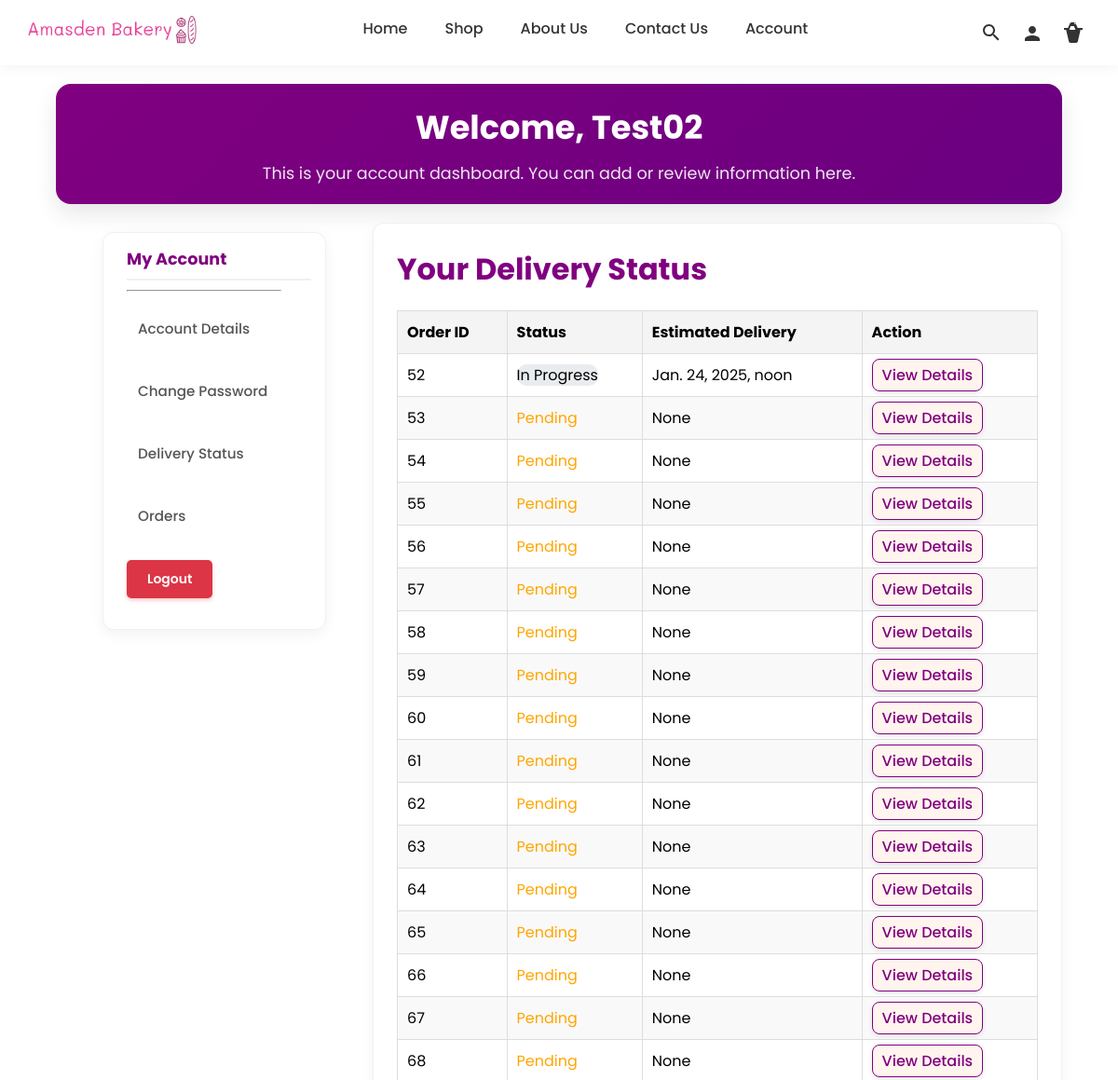
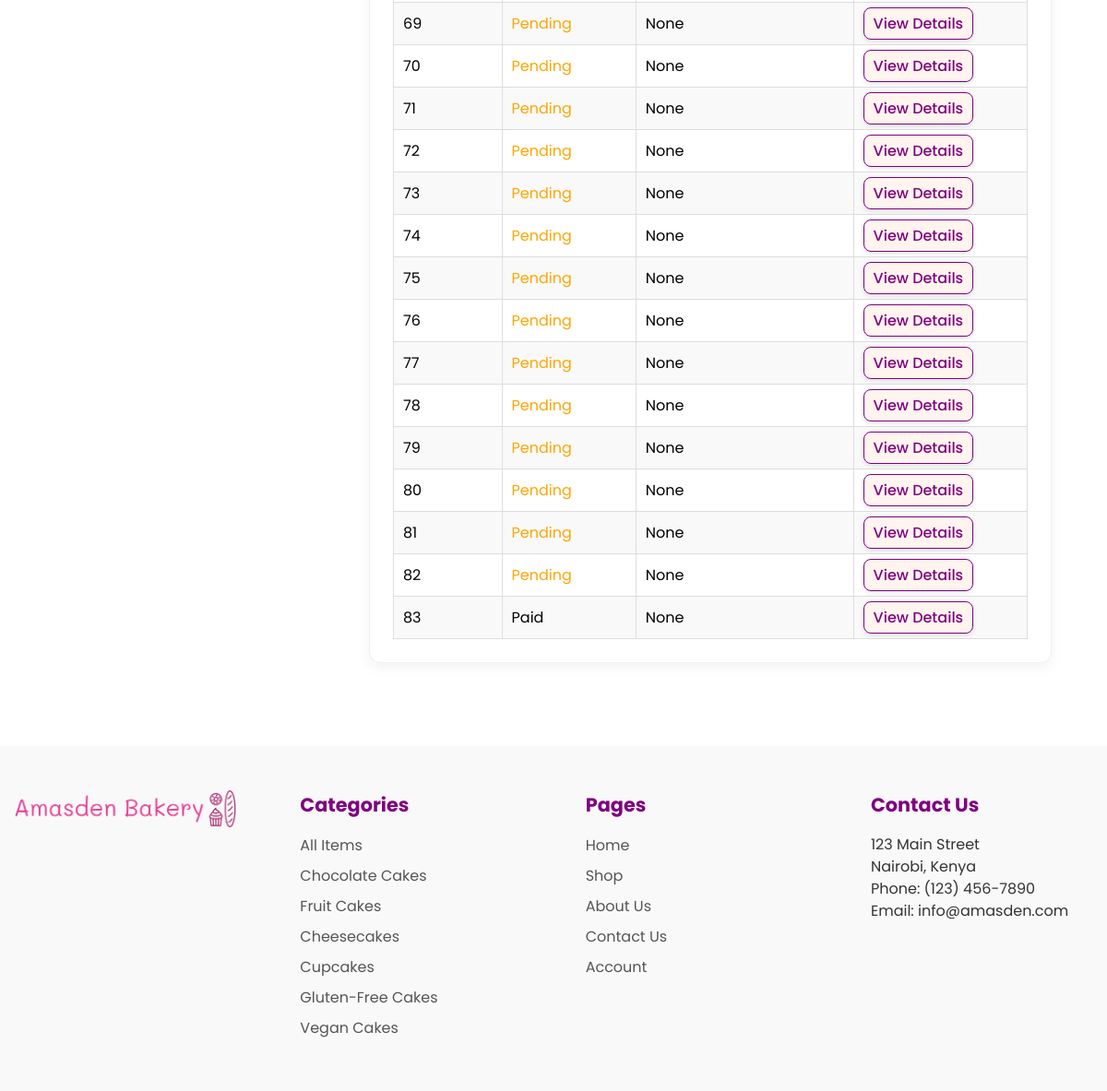
Screenshot of /user_dashboard/delivery_status/ (signed in) with the database file from the repository (2 pictures, top to bottom).
### bakery/models.py (models this page shows, shortened)
class Order(models.Model):
    STATUS_CHOICES = [
        ('Pending', 'Pending'),
        ('In Progress', 'In Progress'),
        ('Completed', 'Completed'),
        ('Cancelled', 'Cancelled'),
    ]
    PAYMENT_STATUS_CHOICES = [
        ('Pending', 'Pending'),
        ('Completed', 'Completed'),
        ('Failed', 'Failed'),
        ('Cancelled', 'Cancelled'),
    ]
    user = models.ForeignKey(User, on_delete=models.CASCADE, null=True, blank=True)
    cart = models.ForeignKey(Cart, on_delete=models.CASCADE, null=True, blank=True)
    status = models.CharField(max_length=20, choices=STATUS_CHOICES, default='Pending')
    created_at = models.DateTimeField(auto_now_add=True)
    estimated_delivery_time = models.DateTimeField(blank=True, null=True)
    total_price = models.DecimalField(max_digits=10, decimal_places=2, default=0)
    payment_status = models.CharField(max_length=20, choices=PAYMENT_STATUS_CHOICES, default='Pending')
    phone_number = models.CharField(max_length=15, blank=True, null=True)
    address = models.CharField(max_length=255, blank=True, null=True)
    checkout_request_id = models.CharField(max_length=255, blank=True, null=True)
    class Meta:
        indexes = [
            models.Index(fields=['status', 'payment_status']),
        ]

class Category(models.Model):
    name = models.CharField(max_length=100, default='none')
    slug = models.SlugField(unique=True, blank=True)

### user_dashboard/views.py (the view)
# urls.py: path('delivery_status/', views.delivery_status, name='delivery_status'),
@login_required
def delivery_status(request):
    orders = Order.objects.filter(user=request.user)
    context = {
        'orders': orders
    }
    return render(request, 'user_dashboard/delivery_status.html', context)

### bakery/context_processors.py (called while the page is built)
def global_footer_context(request):
    footer_categories = Category.objects.all()
    category_slug = request.GET.get('category')
    return {
        'footer_categories': footer_categories,
    }

### bakery/templates/user_dashboard/delivery_status.html
{% extends 'user_dashboard/template.html' %}
{% block dashboard_content %}
    <h2>Your Delivery Status</h2>
    {% if orders %}
        <table class="generic-table">
            <thead>
                <tr>
                    <th>Order ID</th>
                    <th>Status</th>
                    <th>Estimated Delivery</th>
                    <th>Action</th>
                </tr>
            </thead>
            <tbody>
                {% for order in orders %}
                    <tr>
                        <td>{{ order.id }}</td>
                        <td>
                            <span class="status-{{ order.status|lower }}">{{ order.status }}</span>
                        </td>
                        <td>{{ order.estimated_delivery_time }}</td>
                        <td>
                            <a href="{% url 'user_dashboard:order_details' order.id %}" class="btn1">View Details</a>
                        </td>
                    </tr>
                {% empty %}
                    <tr>
                        <td colspan="4">You have no orders yet.</td>
                    </tr>
                {% endfor %}
            </tbody>
        </table>
    {% else %}
        <p>You have no orders to display.</p>
    {% endif %}
{% endblock %}

### bakery/templates/user_dashboard/template.html (shortened to what this page needs)
{% load static %}
{% include "bakery/header.html" %}
<div class="user_dashboard_details">
    <h1>Welcome, {{ user.username }}</h1>
    <p>This is your account dashboard. You can add or review information here.</p>
</div>
<div class="dashboard_div">
<aside class="user_aside">
    <nav>
        <h2>My Account</h2>
        <hr class="horizontal">
        <ul>
            <li class="nav-item"><a href="{% url 'user_dashboard:account_details' %}" class="nav-link">Account Details</a></li>
            <li class="nav-item"><a href="{% url 'user_dashboard:change_password' %}" class="nav-link">Change Password</a></li>
            <li class="nav-item"><a href="{% url 'user_dashboard:delivery_status' %}" class="nav-link">Delivery Status</a></li>
            <li class="nav-item"><a href="{% url 'user_dashboard:orders' %}" class="nav-link">Orders</a></li>
            <li class="nav-item"><form method="POST" action="{% url 'logout' %}">
                <button type="submit" class="logout-btn">Logout</button>
            </form></li>
        </ul>
    </nav>
</aside>
<div class="dashboard_section">
{% block dashboard_content %}
{% endblock %}
</div>
</div>
{% include "bakery/footer.html" %}

### bakery/templates/bakery/footer.html
{% load static %}
<footer>
  <div class="footer-column">
    <img src="{% static 'images/logo.png' %}" alt="Bakery Logo">
  </div>
  <div class="footer-column">
    <h3>Categories</h3>
    <ul>
      <li>
        <a href="{% url 'products' %}">All Items</a>
      </li>
      {% for category in footer_categories %}
      <li>
        <a href="?category={{ category.slug }}">{{ category.name }}</a>
      </li>
      {% endfor %}
    </ul>
  </div>
  <div class="footer-column">
    <h3>Pages</h3>
    <ul>
      <li>
        <a href="{% url 'home' %}">Home</a>
      </li>
      <li>
        <a href="{% url 'products' %}">Shop</a>
      </li>
      <li>
        <a href="{% url 'about' %}">About Us</a>
      </li>
      <li>
        <a href="{% url 'contact' %}">Contact Us</a>
      </li>
      {% if user.is_authenticated %}
            <li >
              {% if user.is_superuser %}
                <a href="{% url 'admin_dashboard:add_bakery_item' %}">Admin Dashboard</a>
              {% elif user.is_staff %}
                <a href="{% url 'staff_dashboard:manage_orders' %}">Staff Dashboard</a>
              {% else %}
                <a href="{% url 'user_dashboard:account_details' %}">Account</a>
              {% endif %}
            </li>
          {% else %}
            <li>
              <a href="{% url 'login' %}">Account</a>
            </li>
          {% endif %}
    </ul>
  </div>
  <div class="footer-column">
    <h3>Contact Us</h3>
    <p>123 Main Street<br>
    Nairobi, Kenya<br>
    Phone: (123) 456-7890<br>
    Email: info@amasden.com</p>
</footer>
  </body>
</html>

### bakery/static/css/master.css (style rules this page uses)
* { margin: 0; padding: 0; box-sizing: border-box; font-family: 'Poppins', sans-serif; font-size: 1rem; }
body { margin-top: 0; display: flex; flex-direction: column; align-items: center; justify-content: center; width: 100%; }
h1 { font-size: 2.2rem; color: purple; }
h2 { font-size: 2rem; color: purple; }
h3 { font-size: 1.3rem; color: purple; }
p { line-height: 1.5; }
.btn1 { border-radius: 8px; border: none; background-color: seashell; color: purple; padding: 10px 24px; cursor: pointer; transition: all 0.3s ease; border: solid 1px purple; text-decoration: none; font-weight: 500; box-shadow: 0 2px 5px rgba(0, 0, 0, 0.1); }
.nav-link { padding: 10px; font-weight: 500; color: #333; text-decoration: none; transition: color 0.2s ease-in-out, background-color 0.2s ease-in-out; }
.nav-item { padding: 10px; }
footer { display: flex; flex-wrap: wrap; justify-content: space-between; background-color: #f9f9f9; padding: 2rem 0; font-family: Arial, sans-serif; color: #333; margin-top: 50px; z-index: 999; }
.footer-column { width: 20%; margin: 0 1rem; padding: 1rem 0; }
.footer-column h3 { margin-bottom: 1rem; }
.footer-column ul { list-style: none; padding: 0; margin: 0; }
.footer-column li { margin-bottom: 0.5rem; }
.footer-column li a { text-decoration: none; color: #555; padding: 0; transition: color 0.2s ease-in-out, background-color 0.2s ease-in-out, padding 0.2s ease-in-out; }
footer img { max-width: 100%; height: auto; }
.logout-btn { background-color: #dc3545 !important; color: white !important; border: 2px solid #dc3545 !important; padding: 8px 20px; border-radius: 5px; cursor: pointer; font-weight: 600; font-size: 14px; transition: all 0.3s ease; box-shadow: 0 2px 4px rgba(220, 53, 69, 0.3); display: inline-block; text-decoration: none; }

### bakery/static/css/user_dashboard.css (style rules this page uses)
.user_aside ul li { list-style: none; text-decoration: none; }
.user_aside ul li a { text-decoration: none; }
.user_aside { align-self: flex-start; margin: 10px 10px 10px 50px; flex-shrink: 0; }
.user_aside h2 { margin-left: 10px; }
.user_aside button { border: none; background-color: #fff; margin: 0; cursor: pointer; }
.horizontal { height: 1px; width: 80%; margin: 10px; background-color: darkgray; }
.dashboard_section { border-left: 1px solid darkgray; padding-left: 30px; margin-left: 20px; }
.dashboard_div { display: flex; flex-direction: row; width: 100%; margin-top: 10px; }
.user_dashboard_details { background-color: seashell; width: 100%; padding: 20px; }

### bakery/static/css/admin_dashboard.css (style rules this page uses)
.user_dashboard_details { margin-top: 90px; background: linear-gradient(135deg, purple, #6a0080); color: white; padding: 20px; border-radius: 16px; box-shadow: 0 10px 25px rgba(0, 0, 0, 0.1); text-align: center; margin-bottom: 20px; width: 90%; max-width: 1200px; margin-left: auto; margin-right: auto; }
.user_dashboard_details h1 { color: white; margin-bottom: 10px; font-size: 2.2rem; font-weight: 700; }
.user_dashboard_details p { color: rgba(255, 255, 255, 0.9); font-size: 1.1rem; }
.dashboard_div { display: flex; width: 90%; max-width: 1200px; margin: 0 auto 40px; gap: 20px; }
.user_aside { flex: 0 0 240px; background: white; padding: 15px; border-radius: 12px; box-shadow: 0 5px 15px rgba(0, 0, 0, 0.05); height: fit-content; border: 1px solid #f0f0f0; }
.user_aside h2 { font-size: 1.1rem; margin-bottom: 10px; color: purple; border-bottom: 2px solid #f0f0f0; padding-bottom: 8px; }
.user_aside ul { list-style: none; }
.user_aside li { margin-bottom: 8px; }
.user_aside .nav-link { display: block; padding: 8px 12px; color: #555; text-decoration: none; border-radius: 8px; transition: all 0.2s; font-weight: 500; background: none; border: none; width: 100%; text-align: left; cursor: pointer; font-size: 0.95rem; }
.dashboard_section { flex: 1; background: white; padding: 25px; border-radius: 12px; box-shadow: 0 5px 15px rgba(0, 0, 0, 0.05); border: 1px solid #f0f0f0; }

### bakery/static/css/custom.css (style rules this page uses)
.progress { background-color: #e9ecef; border-radius: 10px; overflow: hidden; height: 20px; width: 100%; }

### bakery/static/css/generic.css (style rules this page uses)
.generic-table .btn1 { padding: 5px 10px; }
.generic-table { width: 100%; border-collapse: collapse; margin-top: 20px; border: 1px solid #ddd; }
.generic-table th, .generic-table td { border: 1px solid #ddd; padding: 10px; text-align: left; }
.generic-table th { background-color: #f4f4f4; font-weight: bold; }
.generic-table tr:nth-child(even) { background-color: #f9f9f9; }
.status-pending { color: orange; }

### rows the page displays
Order: id "52", status "In Progress", estimated_delivery_time "Jan. 24, 2025, noon"
Order: id "53", status "Pending", estimated_delivery_time "None"
Order: id "54", status "Pending", estimated_delivery_time "None"
Order: id "55", status "Pending", estimated_delivery_time "None"
Order: id "56", status "Pending", estimated_delivery_time "None"
Order: id "57", status "Pending", estimated_delivery_time "None"
Order: id "58", status "Pending", estimated_delivery_time "None"
Order: id "59", status "Pending", estimated_delivery_time "None"
Order: id "60", status "Pending", estimated_delivery_time "None"
Order: id "61", status "Pending", estimated_delivery_time "None"
Order: id "62", status "Pending", estimated_delivery_time "None"
Order: id "63", status "Pending", estimated_delivery_time "None"
Order: id "64", status "Pending", estimated_delivery_time "None"
Order: id "65", status "Pending", estimated_delivery_time "None"
Order: id "66", status "Pending", estimated_delivery_time "None"
Order: id "67", status "Pending", estimated_delivery_time "None"
Order: id "68", status "Pending", estimated_delivery_time "None"
Order: id "69", status "Pending", estimated_delivery_time "None"
Order: id "70", status "Pending", estimated_delivery_time "None"
Order: id "71", status "Pending", estimated_delivery_time "None"
Order: id "72", status "Pending", estimated_delivery_time "None"
Order: id "73", status "Pending", estimated_delivery_time "None"
Order: id "74", status "Pending", estimated_delivery_time "None"
Order: id "75", status "Pending", estimated_delivery_time "None"
Order: id "76", status "Pending", estimated_delivery_time "None"
Order: id "77", status "Pending", estimated_delivery_time "None"
Order: id "78", status "Pending", estimated_delivery_time "None"
Order: id "79", status "Pending", estimated_delivery_time "None"
Order: id "80", status "Pending", estimated_delivery_time "None"
Order: id "81", status "Pending", estimated_delivery_time "None"
Order: id "82", status "Pending", estimated_delivery_time "None"
Order: id "83", status "Paid", estimated_delivery_time "None"
Category: name "Chocolate Cakes"
Category: name "Fruit Cakes"
Category: name "Cheesecakes"
Category: name "Cupcakes"
Category: name "Gluten-Free Cakes"
Category: name "Vegan Cakes"

### other values shown
{{ user.username }} "Test02"
